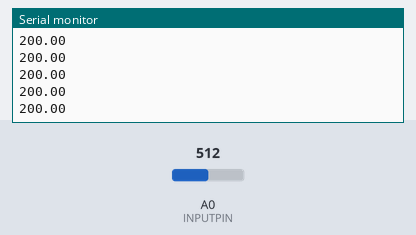
A sketch run on a simulated Arduino Uno, built with avr-gcc and run on an emulated ATmega328P. Shown: the last lines printed to the serial monitor. The test bench sets the inputs (shaded band); at power-on: A0 (INPUTPIN) = 512.

Above: at 1.2 s.
1.3 s: A0 (INPUTPIN) set to 716
At 1.31 s:
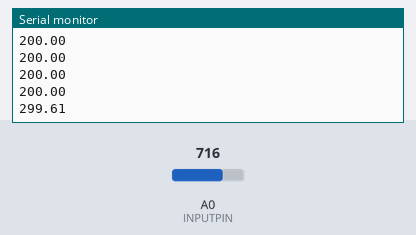
2.8 s: A0 (INPUTPIN) set to 900
At 2.82 s:
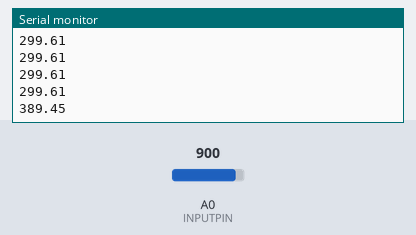
Timing chart, 0 to 5.8 s (numbered marks = the images above; inputs shaded):
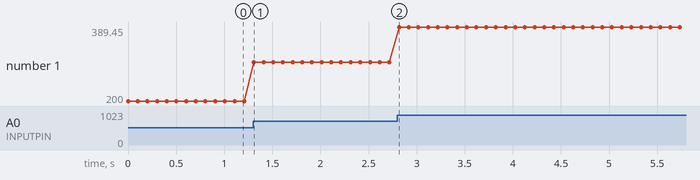

The sketch:

sensortemperatura.ino
```cpp
//Constantes:
//  + pin de input del sensor de flexion
//  + delay entre mediciones
#define INPUTPIN A0
#define DELAY 100

void setup() {
  //inicializacion de la terminal serie
  Serial.begin(9600);
}

void loop() {
  //obtener voltaje
  int medicion = analogRead(INPUTPIN);
  //convertir medicion de voltaje a grados celsius
  float celsius = (medicion*5.0/1024 - 0.5)*100;
  //imprimir distancia por puerto serie: para hacer plotting o leerlo
  Serial.println(celsius);
  //esperar DELAY ms
  delay(DELAY);
}
```

Measured:
- after the input at 1.3 s, the serial monitor: prints a new line at once (image 1)
- after the input at 2.8 s, the serial monitor: prints a new line at once (image 2)
- plotted number 1: 200 → 299.61 after the input at 1.3 s, 299.61 → 389.45 after the input at 2.8 s
